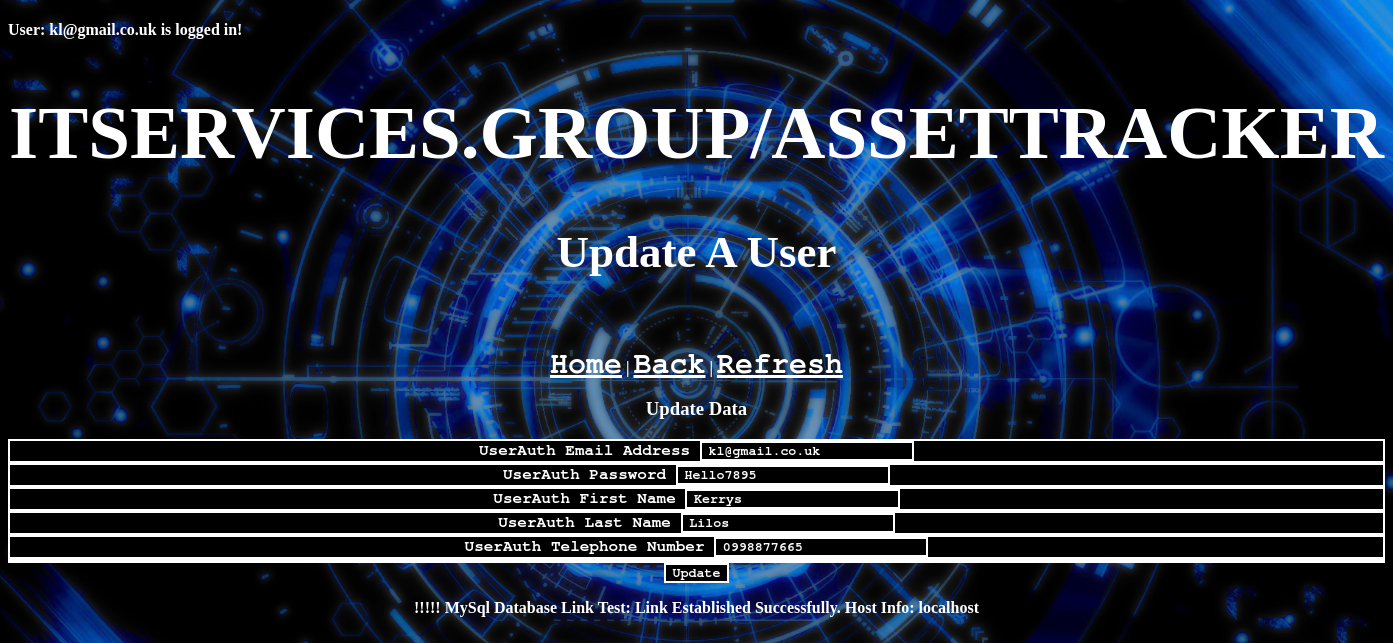
The page /UserAuth_Update_Form.php?UserAuth_ID=22 (signed in) on the database its author committed.
### tables this page shows
CREATE TABLE `UserAuth_Table` (
  `UserAuth_ID` int NOT NULL,
  `UserAuth_Email_Address` varchar(50) NOT NULL,
  `UserAuth_Password` varchar(300) NOT NULL,
  `UserAuth_First_Name` varchar(50) NOT NULL,
  `UserAuth_Last_Name` varchar(50) NOT NULL,
  `UserAuth_Telephone_Number` varchar(50) NOT NULL,
  `UserAuth_Creation_DateTime` varchar(50) NOT NULL,
  `UserAuth_Adjustment_Timestamp` varchar(50) NOT NULL
);

### UserAuth_Update_Form.php (the view, shortened to what this page needs)
<!DOCTYPE html>
<html>
	<head>
	</head>
	<link href="StyleSheet.css" rel="stylesheet">
	<body>
		<?php
			echo "<h4>User: " .$_SESSION['UserAuth_Email_Address']. " is logged in!";
		?>
		<center>
			<h1>ITSERVICES.GROUP/ASSETTRACKER</h1>
			<h2>Update A User</h2>
			<br>
			<p><a href="Home_Page.php">Home</a>  |  <a href="UserAuth_Update.php">Back</a>  |  <a href="UserAuth_Update_Form.php"> Refresh</a></p>
			<?php
				include "MYSQLLINK_CONFIG.php";
				$UserAuth_ID = $_GET['UserAuth_ID'];
				$MYSQL = "select * from UserAuth_Table where UserAuth_ID='$UserAuth_ID'";
				$MYSQLQUERY = mysqli_query($MYSQLLINK,$MYSQL);
				$data = mysqli_fetch_array($MYSQLQUERY);
			?>
				<h3>Update Data</h3>
				<form method="POST">
					<div>
						<label>UserAuth Email Address</label>
						<input type="text" name="UserAuth_Email_Address" value="<?php echo $data['UserAuth_Email_Address'] ?>" placeholder="UserAuth Email Address" Required>
					</div>
					<div>
						<label>UserAuth Password</label>
						<input type="text" name="UserAuth_Password" value="<?php echo $data['UserAuth_Password'] ?>" placeholder="UserAuth Password" Required>
					</div>
					<div>
						<label>UserAuth First Name</label>
						<input type="text" name="UserAuth_First_Name" value="<?php echo $data['UserAuth_First_Name'] ?>" placeholder="UserAuth First Name" Required>
					</div>
					<div>
						<label>UserAuth Last Name</label>
						<input type="text" name="UserAuth_Last_Name" value="<?php echo $data['UserAuth_Last_Name'] ?>" placeholder="UserAuth Last Name" Required>
					</div>
					<div>
						<label>UserAuth Telephone Number</label>
						<input type="tel" name="UserAuth_Telephone_Number" value="<?php echo $data['UserAuth_Telephone_Number'] ?>" placeholder="UserAuth Telephone Number" pattern="[0-9]{5-20}">
					</div>
					<div>
					</div>
					<input type="submit" name="update" value="Update"/>
				</form>
				<?php
					if($MYSQLLINK === false)
						{
							die("<p>!!!!! ERROR: Could Not Establish Link Successfully. ".mysqli_connect_error(). " !!!!!");
						}
					else
						{
							echo "<p>!!!!! MySql Database Link Test: Link Established Successfully. Host Info: ".mysqli_get_host_info($MYSQLLINK);
						}
				?>
		</center>
	</body>
</html>

### StyleSheet.css (style rules this page uses)
body { background-image: url('BACKGROUND_IMAGE.jpg');background-repeat: no-repeat;background-attachment: fixed;background-size: cover; }
h1 { font-family:Impact; color:white; font-size: 75px ; }
h2 { font-family:Impact; color:white; font-size: 45px; }
h3 { color: white; }
h4 { color: white; }
p { color: white; }
a { font-weight: 900; font-family:FreeMono, monospace; color:white; font-size: 30px; }
div { font-weight: 900; font-family:FreeMono, monospace; color:white; padding-left: .5em; padding-right: .5em; border: 2px solid #fff; background-color: #000; }
input { font-weight: 900; font-family:FreeMono, monospace; color:white; padding-left: .5em; padding-right: .5em; border: 2px solid #fff; background-color: #000; }

### rows shown on the page
userauth_table: UserAuth_Email_Address "kl@gmail.co.uk", UserAuth_Password "Hello7895", UserAuth_First_Name "Kerrys", UserAuth_Last_Name "Lilos", UserAuth_Telephone_Number "0998877665"

### other values the page prints
$_SESSION['UserAuth_Email_Address'] "kl@gmail.co.uk"
mysqli_get_host_info($MYSQLLINK) "localhost"
